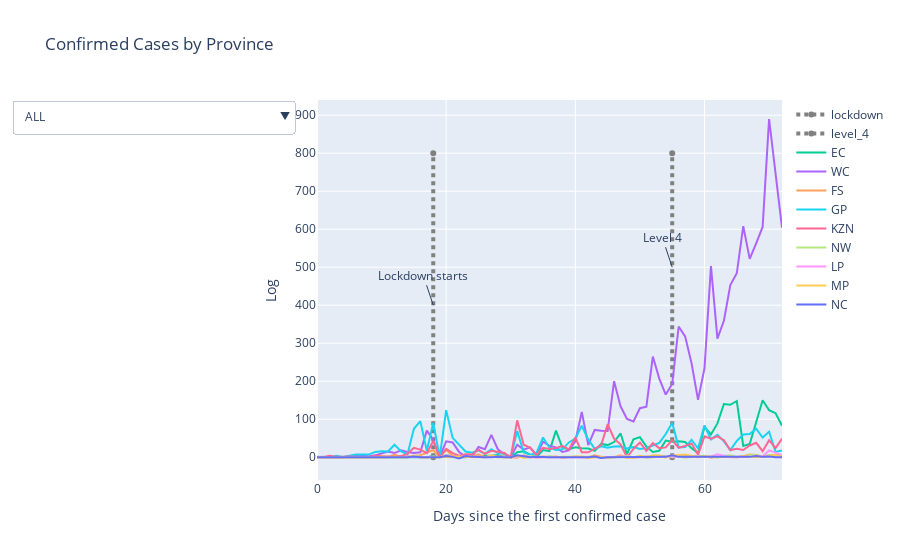

Notebook cell for this chart:
### Code cell
a = df_day.set_index('date')
a = a.diff()
a = a.dropna()
a = a.reset_index()
df_day = a

# Initialize figure
fig_flat = go.Figure()

# Add Traces

fig_flat.add_trace(
    go.Scatter(
        y=[0,800],
        x=[18,18],
        line=dict(color='grey',
                  width=4, dash='dot'),
        name = 'lockdown'
     
    ))
fig_flat.add_trace(
    go.Scatter(
        y=[0,800],
        x=[55,55],
        line=dict(color='grey',
                  width=4, dash='dot'),
        name = 'level_4'
     
    ))


fig_flat.add_annotation(
            x=18,
            y=400,
            text="Lockdown starts",
          
)
fig_flat.add_annotation(
            x=55,
            y=500,
            text="Level 4",
          
)


          


fig_flat.add_trace(
    go.Scatter(
        y=df_day['EC'],
        x=df_day.index,
        name= 'EC'
    ))
fig_flat.add_trace(
    go.Scatter(
        y=df_day['WC'],
        x=df_day.index,
        name= 'WC'
    ))
fig_flat.add_trace(
    go.Scatter(
        y=df_day['FS'],
        x=df_day.index,
        name= 'FS'
    ))
fig_flat.add_trace(
    go.Scatter(
        y=df_day['GP'],
        x=df_day.index,
        name= 'GP'
    ))
fig_flat.add_trace(
    go.Scatter(
        y=df_day['KZN'],
        x=df_day.index,
        name= "KZN"
    ))
fig_flat.add_trace(
    go.Scatter(
        y=df_day['NW'],
        x=df_day.index,
        name= 'NW'
    ))
fig_flat.add_trace(
    go.Scatter(
        y=df_day['LP'],
        x=df_day.index,
        name= 'LP'
    ))
fig_flat.add_trace(
    go.Scatter(
        y=df_day['MP'],
        x=df_day.index,
        name= 'MP'
    ))
fig_flat.add_trace(
    go.Scatter(
        y=df_day['NC'],
        x=df_day.index,
        name= 'NC'
    ))
# fig.add_trace(
#     go.Scatter(
#         y=df_day['UNKNOWN'],
#         x=df_day.index,
#         name='Unlocated'
#     ))



fig_flat.update_layout(
    updatemenus=[
        dict(
            active=0,
            buttons=list([
                dict(label="ALL",
                     method="update",
                     args=[{"visible": [True,True,True,True,True,True,True,True,True,True,True,True,]},
                           {"title": "Cumulative Confirmed Cases: Eastern Cape",
                            }]),
                dict(label="EC",
                     method="update",
                     args=[{"visible": [True,True,True, False, False, False,False, False, False,False, False, False]},
                           {"title": "Cumulative Confirmed Cases: Eastern Cape",
                            }]),
                dict(label="WC",
                     method="update",
                     args=[{"visible": [True,True,False,True,False,False,False,False,False,False,False,False]},
                           {"title": "Cumulative Confirmed Cases: Western Cape",
                          }]),
                dict(label="FS",
                     method="update",
                     args=[{"visible": [True,True,False,False,True,False,False,False,False,False,False,False]},
                           {"title": "Cumulative Confirmed Cases: Free State",
                          }]),
                dict(label="GP",
                     method="update",
                     args=[{"visible": [True,True,False,False,False,True,False,False,False,False,False,False]},
                           {"title": "Cumulative Confirmed Cases: Gauteng",
                          }]),
                dict(label="KZN",
                     method="update",
                     args=[{"visible": [True,True,False,False,False,False,True, False,False,False, False, False]},
                           {"title": "Cumulative Confirmed Cases: Kwa Zulu Natal",
                          }]),
                dict(label="NW",
                     method="update",
                     args=[{"visible": [True,True,False,False,False,False,False,True,False,False, False, False]},
                           {"title": "Cumulative Confirmed Cases: North West",
                          }]),
                dict(label="LP",
                     method="update",
                     args=[{"visible": [True,True,False, False,False,False,False, False,True, False, False, False]},
                           {"title": "Cumulative Confirmed Cases: Limpopo",
                          }]),
                dict(label="MP",
                     method="update",
                     args=[{"visible": [True,True,False, False,False,False,False, False,False,True,  False, False]},
                           {"title": "Cumulative Confirmed Cases: Mpumalanga",
                          }]),
                dict(label="NC",
                     method="update",
                     args=[{"visible": [True,True,False, False,False,False,False, False,False,  False,True, False]},
                           {"title": "Cumulative Confirmed Cases: Northern Cape",
                          }]),
                 dict(label="Cumulative Confirmed Cases: UNKWNOWN",
                     method="update",
                     args=[{"visible": [True,True,False, False,False,False,False, False,False,False, False,True]},
                           {"title": "Unlocated",
                          }]),
            ]),
        )
    ])

# Set title
fig_flat.update_layout(title_text="Confirmed Cases by Province",
                 xaxis_title="Days since the first confirmed case",
                 yaxis_title="Log",
                 )

fig_flat.show()

### Figure 1 — Plotly figure (JSON) as saved in the notebook; plotly's stock layout.template omitted (floating-point values rounded to 4 significant figures)
{"data": [{"line": {"color": "grey", "dash": "dot", "width": 4}, "name": "lockdown", "type": "scatter", "x": [18, 18], "y": [0, 800]}, {"line": {"color": "grey", "dash": "dot", "width": 4}, "name": "level_4", "type": "scatter", "x": [55, 55], "y": [0, 800]}, {"name": "EC", "type": "scatter", "x": [0, 1, 2, 3, 4, 5, 6, 7, 8, 9, 10, 11, 12, 13, 14, 15, 16, 17, 18, 19, 20, 21, 22, 23, 24, 25, 26, 27, 28, 29, 30, 31, 32, 33, 34, 35, 36, 37, 38, 39, 40, 41, 42, 43, 44, 45, 46, 47, 48, 49, 50, 51, 52, 53, 54, 55, 56, 57, 58, 59, 60, 61, 62, 63, 64, 65, 66, 67, 68, 69, 70, 71, 72], "y": [0, 0, 0, 0, 0, 0, 0, 0, 0, 0, 0, 0, 0, 1, 1, 0, 0, 0, 3, 0, 5, 2, 0, 0, 3, 2, 4, 4, 6, 1, 0, 13, 16, 7, 1, 19, 16, 70, 25, 21, 26, 24, 23, 17, 35, 32, 40, 63, 8, 47, 53, 28, 14, 17, 44, 41, 42, 40, 24, 11, 80, 60, 89, 140, 138, 148, 30, 35, 93, 150, 124, 116, 83]}, {"name": "WC", "type": "scatter", "x": [0, 1, 2, 3, 4, 5, 6, 7, 8, 9, 10, 11, 12, 13, 14, 15, 16, 17, 18, 19, 20, 21, 22, 23, 24, 25, 26, 27, 28, 29, 30, 31, 32, 33, 34, 35, 36, 37, 38, 39, 40, 41, 42, 43, 44, 45, 46, 47, 48, 49, 50, 51, 52, 53, 54, 55, 56, 57, 58, 59, 60, 61, 62, 63, 64, 65, 66, 67, 68, 69, 70, 71, 72], "y": [0, 0, 0, 1, 0, 2, 6, 5, 2, 5, 10, 15, 11, 18, 14, 11, 13, 70, 46, 0, 42, 39, 14, 1, 1, 27, 21, 59, 21, 8, 0, 33, 20, 26, 5, 41, 30, 26, 14, 18, 42, 119, 32, 72, 70, 69, 200, 134, 101, 94, 129, 133, 265, 207, 165, 193, 344, 318, 247, 151, 234, 503, 312, 359, 453, 484, 608, 522, 563, 606, 890, 741, 604]}, {"name": "FS", "type": "scatter", "x": [0, 1, 2, 3, 4, 5, 6, 7, 8, 9, 10, 11, 12, 13, 14, 15, 16, 17, 18, 19, 20, 21, 22, 23, 24, 25, 26, 27, 28, 29, 30, 31, 32, 33, 34, 35, 36, 37, 38, 39, 40, 41, 42, 43, 44, 45, 46, 47, 48, 49, 50, 51, 52, 53, 54, 55, 56, 57, 58, 59, 60, 61, 62, 63, 64, 65, 66, 67, 68, 69, 70, 71, 72], "y": [0, 0, 0, 0, 0, 0, 0, 0, 0, 0, 0, 0, 7, 0, 2, 4, 5, 12, 19, 0, 19, 4, 0, 2, 2, 8, 0, 1, 2, 2, 0, -1, 5, 1, 0, 2, 0, 2, -1, 1, 2, 0, 0, 5, 1, 0, 0, 5, 0, -1, 1, 2, 0, 3, 2, 3, 1, 3, 3, 2, 4, -1, 1, 1, 0, 0, 3, 7, 6, 2, 5, 5, 5]}, {"name": "GP", "type": "scatter", "x": [0, 1, 2, 3, 4, 5, 6, 7, 8, 9, 10, 11, 12, 13, 14, 15, 16, 17, 18, 19, 20, 21, 22, 23, 24, 25, 26, 27, 28, 29, 30, 31, 32, 33, 34, 35, 36, 37, 38, 39, 40, 41, 42, 43, 44, 45, 46, 47, 48, 49, 50, 51, 52, 53, 54, 55, 56, 57, 58, 59, 60, 61, 62, 63, 64, 65, 66, 67, 68, 69, 70, 71, 72], "y": [1, 0, 0, 4, 1, 4, 7, 7, 7, 14, 16, 15, 33, 16, 7, 75, 95, 17, 90, 0, 124, 51, 34, 15, 12, 18, 9, 21, 11, 9, 0, 69, 13, 6, 12, 52, 25, 19, 21, 39, 49, 83, 47, 22, 29, 25, 28, 29, 23, 27, 22, 24, 31, 38, 61, 91, 26, 27, 46, 23, 84, 47, 59, 42, 19, 43, 60, 61, 75, 52, 67, 14, 18]}, {"name": "KZN", "type": "scatter", "x": [0, 1, 2, 3, 4, 5, 6, 7, 8, 9, 10, 11, 12, 13, 14, 15, 16, 17, 18, 19, 20, 21, 22, 23, 24, 25, 26, 27, 28, 29, 30, 31, 32, 33, 34, 35, 36, 37, 38, 39, 40, 41, 42, 43, 44, 45, 46, 47, 48, 49, 50, 51, 52, 53, 54, 55, 56, 57, 58, 59, 60, 61, 62, 63, 64, 65, 66, 67, 68, 69, 70, 71, 72], "y": [0, 1, 4, 1, 1, 2, 1, 1, 0, 4, 3, 3, 1, 3, 9, 25, 20, 11, 43, 0, 22, 11, 4, 8, 7, 20, 9, 17, 14, 11, 0, 97, 33, 25, 6, 25, 22, 24, 30, 20, 52, 13, 13, 22, 32, 87, 49, 34, 0, 22, 39, 17, 37, 24, 26, 45, 25, 30, 36, 7, 55, 49, 55, 45, 19, 22, 19, 31, 38, 16, 45, 24, 49]}, {"name": "NW", "type": "scatter", "x": [0, 1, 2, 3, 4, 5, 6, 7, 8, 9, 10, 11, 12, 13, 14, 15, 16, 17, 18, 19, 20, 21, 22, 23, 24, 25, 26, 27, 28, 29, 30, 31, 32, 33, 34, 35, 36, 37, 38, 39, 40, 41, 42, 43, 44, 45, 46, 47, 48, 49, 50, 51, 52, 53, 54, 55, 56, 57, 58, 59, 60, 61, 62, 63, 64, 65, 66, 67, 68, 69, 70, 71, 72], "y": [0, 0, 0, 0, 0, 0, 0, 0, 0, 0, 0, 0, 0, 0, 0, 4, 1, 0, 0, 0, 1, 0, 2, 0, 1, 0, 0, 2, 0, 0, 0, 4, 0, 3, 1, 0, 3, 0, 1, 1, 0, 0, 0, 1, -1, 0, 1, 0, 3, 0, 3, -2, 0, 2, 4, 0, 1, -1, 0, 2, 3, 2, -1, 4, 5, 1, 1, 6, 5, 1, 6, 2, 0]}, {"name": "LP", "type": "scatter", "x": [0, 1, 2, 3, 4, 5, 6, 7, 8, 9, 10, 11, 12, 13, 14, 15, 16, 17, 18, 19, 20, 21, 22, 23, 24, 25, 26, 27, 28, 29, 30, 31, 32, 33, 34, 35, 36, 37, 38, 39, 40, 41, 42, 43, 44, 45, 46, 47, 48, 49, 50, 51, 52, 53, 54, 55, 56, 57, 58, 59, 60, 61, 62, 63, 64, 65, 66, 67, 68, 69, 70, 71, 72], "y": [0, 0, 0, 0, 0, 0, 0, 0, 1, 0, 0, 0, 0, 0, 1, 2, 0, 0, 2, 0, 5, 1, -1, 3, 0, 2, 0, 2, 1, 0, 0, 2, 1, 2, -1, 0, 0, 1, 1, 1, 0, 0, 1, 0, 0, 0, 0, 2, 1, 1, 0, 0, 0, 1, 2, 2, 1, 2, 1, 0, 1, 2, 8, 3, 0, 0, 0, 1, 2, 2, 18, 11, 6]}, {"name": "MP", "type": "scatter", "x": [0, 1, 2, 3, 4, 5, 6, 7, 8, 9, 10, 11, 12, 13, 14, 15, 16, 17, 18, 19, 20, 21, 22, 23, 24, 25, 26, 27, 28, 29, 30, 31, 32, 33, 34, 35, 36, 37, 38, 39, 40, 41, 42, 43, 44, 45, 46, 47, 48, 49, 50, 51, 52, 53, 54, 55, 56, 57, 58, 59, 60, 61, 62, 63, 64, 65, 66, 67, 68, 69, 70, 71, 72], "y": [0, 0, 0, 0, 1, 0, 0, 0, 1, 0, 2, 1, 0, 0, 0, 4, 0, -1, 1, 0, 1, 1, 0, 1, 0, 1, 0, 5, 0, 0, 0, 3, -1, 0, 0, 1, 1, 0, 0, 0, 1, 2, -2, 0, 1, -1, 0, 1, -1, 0, 3, 0, 5, 5, -1, 5, 6, 7, 4, 0, 2, 1, 1, 0, 2, 0, 3, 1, 0, 1, 3, 5, 2]}, {"name": "NC", "type": "scatter", "x": [0, 1, 2, 3, 4, 5, 6, 7, 8, 9, 10, 11, 12, 13, 14, 15, 16, 17, 18, 19, 20, 21, 22, 23, 24, 25, 26, 27, 28, 29, 30, 31, 32, 33, 34, 35, 36, 37, 38, 39, 40, 41, 42, 43, 44, 45, 46, 47, 48, 49, 50, 51, 52, 53, 54, 55, 56, 57, 58, 59, 60, 61, 62, 63, 64, 65, 66, 67, 68, 69, 70, 71, 72], "y": [0, 0, 0, 0, 0, 0, 0, 0, 0, 0, 0, 0, 0, 0, 0, 2, 0, 0, 0, 0, 3, 1, -3, 3, 1, 0, 0, 0, 1, 0, 0, 5, 2, 0, 1, 0, 0, 0, 0, 0, 0, 0, 0, 2, -2, 0, 0, 0, 0, 1, 0, 0, 0, 0, 1, 5, 1, 1, 1, 0, 1, 0, 1, 1, 1, 0, 0, 1, 3, 1, 2, 0, 0]}], "layout": {"annotations": [{"text": "Lockdown starts", "x": 18, "y": 400}, {"text": "Level 4", "x": 55, "y": 500}], "title": {"text": "Confirmed Cases by Province"}, "updatemenus": [{"active": 0, "buttons": [{"args": [{"visible": [true, true, true, true, true, true, true, true, true, true, true, true]}, {"title": "Cumulative Confirmed Cases: Eastern Cape"}], "label": "ALL", "method": "update"}, {"args": [{"visible": [true, true, true, false, false, false, false, false, false, false, false, false]}, {"title": "Cumulative Confirmed Cases: Eastern Cape"}], "label": "EC", "method": "update"}, {"args": [{"visible": [true, true, false, true, false, false, false, false, false, false, false, false]}, {"title": "Cumulative Confirmed Cases: Western Cape"}], "label": "WC", "method": "update"}, {"args": [{"visible": [true, true, false, false, true, false, false, false, false, false, false, false]}, {"title": "Cumulative Confirmed Cases: Free State"}], "label": "FS", "method": "update"}, {"args": [{"visible": [true, true, false, false, false, true, false, false, false, false, false, false]}, {"title": "Cumulative Confirmed Cases: Gauteng"}], "label": "GP", "method": "update"}, {"args": [{"visible": [true, true, false, false, false, false, true, false, false, false, false, false]}, {"title": "Cumulative Confirmed Cases: Kwa Zulu Natal"}], "label": "KZN", "method": "update"}, {"args": [{"visible": [true, true, false, false, false, false, false, true, false, false, false, false]}, {"title": "Cumulative Confirmed Cases: North West"}], "label": "NW", "method": "update"}, {"args": [{"visible": [true, true, false, false, false, false, false, false, true, false, false, false]}, {"title": "Cumulative Confirmed Cases: Limpopo"}], "label": "LP", "method": "update"}, {"args": [{"visible": [true, true, false, false, false, false, false, false, false, true, false, false]}, {"title": "Cumulative Confirmed Cases: Mpumalanga"}], "label": "MP", "method": "update"}, {"args": [{"visible": [true, true, false, false, false, false, false, false, false, false, true, false]}, {"title": "Cumulative Confirmed Cases: Northern Cape"}], "label": "NC", "method": "update"}, {"args": [{"visible": [true, true, false, false, false, false, false, false, false, false, false, true]}, {"title": "Unlocated"}], "label": "Cumulative Confirmed Cases: UNKWNOWN", "method": "update"}]}], "xaxis": {"title": {"text": "Days since the first confirmed case"}}, "yaxis": {"title": {"text": "Log"}}}}
